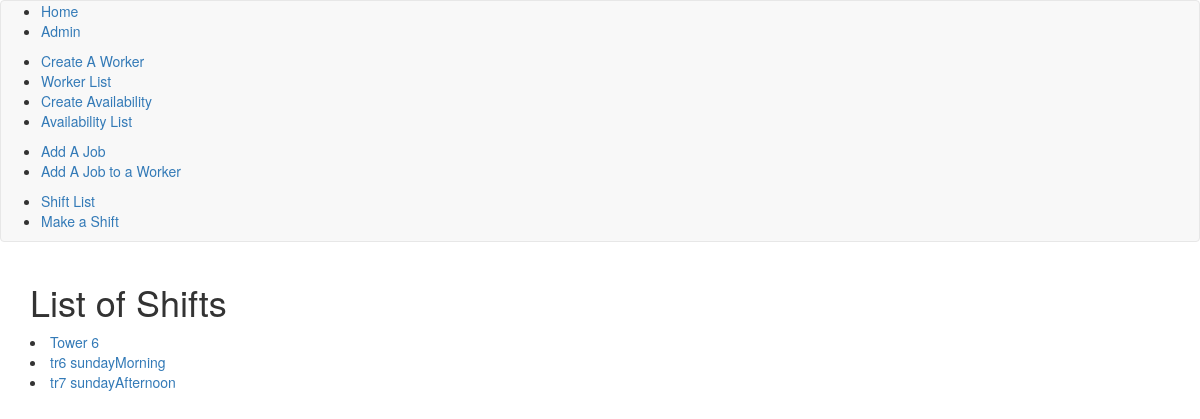
/shift_list_view/, run on an earlier commit of the app's database.
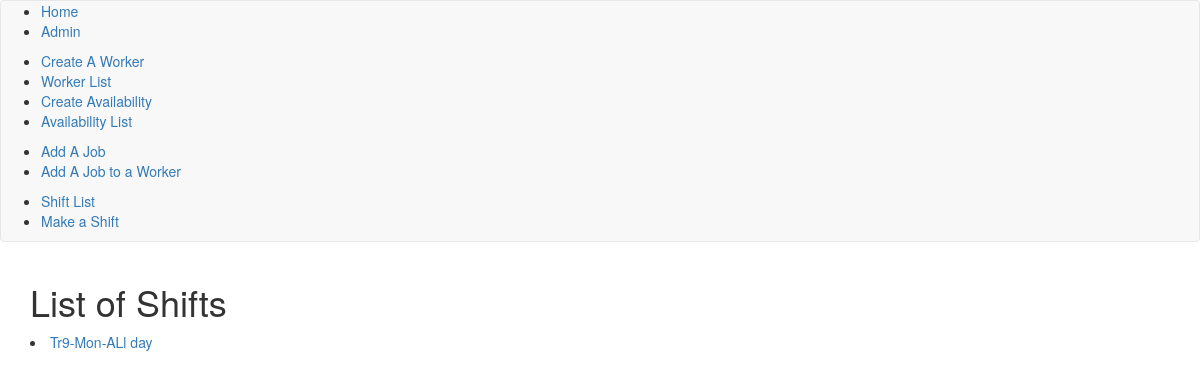
And on a later commit of the database.
### schedule_app/models.py (models this page shows, shortened)
class Shift(models.Model):
    shiftName = models.CharField(max_length=255,unique=True)
    shiftStartTime = models.TimeField()
    shiftEndTime = models.TimeField()
    job = models.ForeignKey(Job)
    daysOfTheWeek = (('SUNDAY','Sunday'),('MONDAY','Monday'),('TUESDAY','Tuesday'),
    ('WEDNESDAY','Wednesday'),('THURSDAY','Thursday'),('FRIDAY','Friday'),
    ('SATERDAY','Saterday'))
    dayOfTheWeek = models.CharField(choices=daysOfTheWeek,max_length=255)

### schedule_app/views.py (the view)
# urls.py: url(r'^shift_list_view/$',views.ShiftListView.as_view(),name='listshift'),
class ShiftListView(ListView):
    context_object_name = 'shifts'
    model = models.Shift

### schedule_app/templates/schedule_app/shift_list.html
{% extends "schedule_app/base.html" %}
{% block bodyblock %}
  <h1>List of Shifts</h1>
  {% for shift in shifts %}
    <li><a href="{{shift.id}}">{{shift.shiftName}}</a></li>
  {% endfor %}
{% endblock %}

What changed in the data, as far as the page shows it:
removed Shift: shiftName "Tower 6"
removed Shift: shiftName "tr6 sundayMorning"
removed Shift: shiftName "tr7 sundayAfternoon"
added Shift: shiftName "Tr9-Mon-ALl day"
